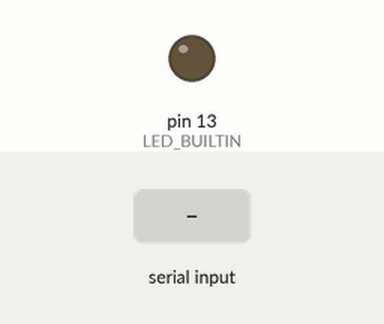
The sketch below on a simulated Arduino Uno, built with avr-gcc and run on an emulated ATmega328P. On the bench: output pins drawn as LEDs (lit = HIGH). Inputs (shaded band) come from the test bench. What the sketch prints to the serial monitor is not drawn.

Above: at 1.2 s.
1.3 s: "yes" received over Serial
At 2.35 s:
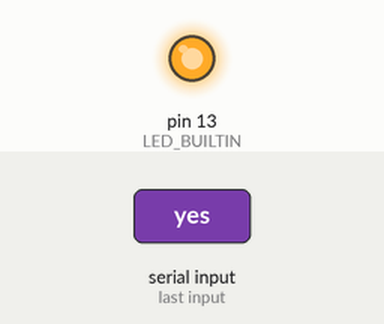
3.9 s: "erase" received over Serial
Timing chart, 0 to 6.9 s (numbered marks = the images above; inputs shaded):
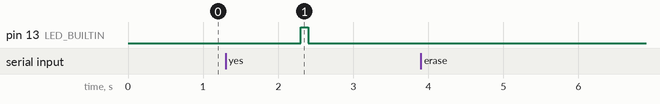

The sketch:

Final_Project_Data_Erasure.ino
```cpp
  #include <EEPROM.h>

//For erasing the data stored in EEPROM
void setup() {
  pinMode(LED_BUILTIN, OUTPUT);
  Serial.begin(9600);
  while(!Serial);
  Serial.println("Please type erase to delete all EEPROM.");
}

void loop() {
  //Wait for user erase command
  if(Serial.available() > 0) {
    String input = Serial.readString();
    if(input.equals("erase")) {
      //Prompt again
      Serial.println("Are you sure you wish to erase all stored data? Type yes to proceed.");
      while(Serial.available() == 0);
      String command = Serial.readString();
      if(command.equals("yes")) {
        //erase EEPROM by setting byte values to 0xFF, but only if they aren't there already, to avoid unnecessary write cycles
        for(int i = 0; i < 512; i++) {
            if(EEPROM.read(i) != 0xFF) {
               EEPROM.write(i, 0xFF);
            }
        }
        Serial.println("All EEPROM data deleted.");
      } else {
        flash(1);
      }
    } else {
      flash(1);
    }
  }
}

void flash(int times) {
  for(int i = 0; i < times; i++) {
    digitalWrite(LED_BUILTIN, HIGH);
    delay(100);
    digitalWrite(LED_BUILTIN, LOW);
    delay(100);
  }
}
```

Measured:
- after the input at 1.3 s, pin 13 (LED_BUILTIN): LOW → HIGH after 1.0 s, → LOW 0.10 s later
- after the input at 3.9 s, every drawn part: stays the same
